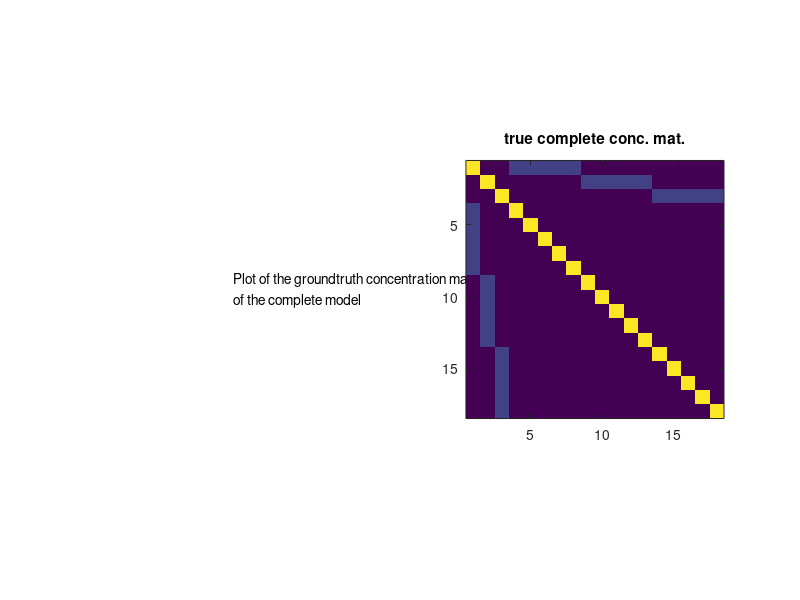
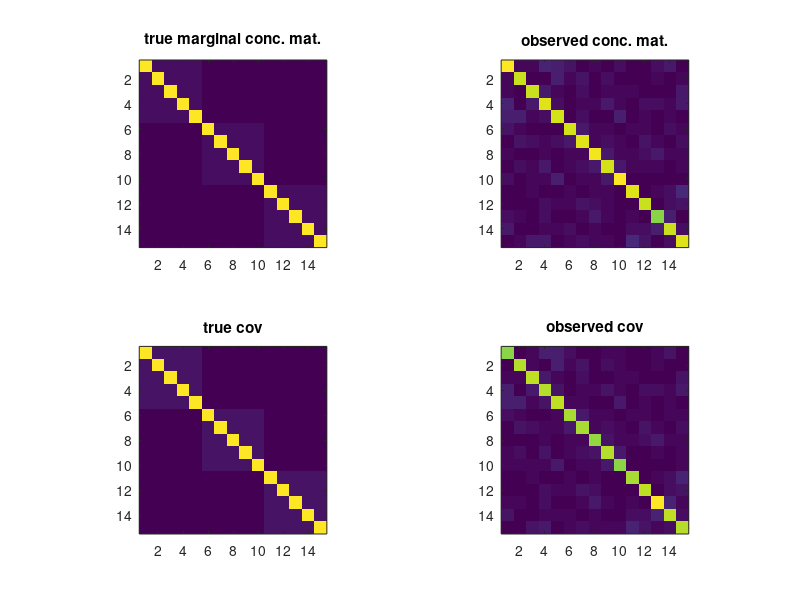

MATLAB code to generate these figures, in order: (Note: this script raises an error after producing the figures.)
%
% EXPERIMEpt ON non oriepted graph structure learning with latept variables
%
% We build the complete model and sample from it
% We assume latept variables ndependept

%% add paths
clc; clear all; close all;
addpath('../main');
addpath('../active-set');
addpath('../atom-selection');
addpath('../utils');
% addpath('../other');
addpath('../prox');
addpath('../TPower_1.0');
addpath('../TPower_1.0/algorithms/TPower/');
addpath('../TPower_1.0/misc/');

HOME = '/Users/marina/Documents/learning-gm/code-from-Kim-Chuan/LogdetPPA-0';
addpath(strcat(HOME,'/solver/'))
addpath(strcat(HOME,'/solver/mexfun'))
addpath(strcat(HOME,'/util/'))

% addpath LogdetPPA-0/;
% addpath LogdetPPA-0/solver/;
% addpath LogdetPPA-0/solver/mexfun/;
% addpath LogdetPPA-0/util/;
ttime  = clock;

%% settings

n0=1000; % number of samples

pl=3; % number of latept variables
po=15;% number of observed variables
pt=po+pl;

slo=.2; % level of sparsity on latent-observed block of conceptration mat
soo=.2; % level of sparsity on latent-observed block of conceptration mat
Too=0*tril(rand(po,po)<soo,-1);
Doo=.2*(Too+Too')+eye(po);
Dol=zeros(po,pl);
Dol(1:5,1)=ones(5,1);
Dol(6:10,2)=ones(5,1);
Dol(11:15,3)=ones(5,1);
Dol=.2*Dol;

%% construction of the concentration matrix
Dfull=zeros(pt);
Dfull(1:pl,1:pl)=eye(pl);
Dfull((pl+1):pt,(pl+1):pt)=Doo;
Dfull(1:pl,(pl+1):pt)=Dol';
Dfull((pl+1):pt,1:pl)=Dol;

Dfull=.5*(Dfull+Dfull');
Dmargo=Doo-Dol*Dol';


descr = {'Plot of the function:';
    'y = A{\ite}^{-\alpha{\itt}}';
    ' ';
    'With the values:';
    'A = 0.25';
    '\alpha = .005';
    't = 0:1000'};

descr = {'Plot of the groundtruth concentration matrix';
    'of the complete model'};

figure(1);clf;
subplot(1,2,1)
axis off;
text(0.5,.5,descr)
pbaspect([1 1 1]);
subplot(1,2,2)
imagesc(abs(Dfull));
pbaspect([1 1 1]);
title('true complete conc. mat.');



if eigs(Dfull,1,'sa')<0
    error('The conceptration matrix of the complete model is not PSD \n')
end

%% sampling data
mu=zeros(1,pt); % vector of means
Xfull=mvnrnd(mu, inv(Dfull), n0)';
X=Xfull((pl+1):pt,:);
S=cov(X');
%S=inv(Dmargo);
S=.5*(S+S');

%% plotting

figure(2);clf;
subplot(2,2,1);
imagesc(abs(Dmargo));
pbaspect([1 1 1]);
title('true marginal conc. mat.');
subplot(2,2,2);
imagesc(abs(inv(S)));
pbaspect([1 1 1]);
title('observed conc. mat.');
subplot(2,2,3);
imagesc(abs(inv(Dmargo)));
pbaspect([1 1 1]);
title('true cov');
subplot(2,2,4);
imagesc(abs(S));
pbaspect([1 1 1]);
title('observed cov');


%% LVGGM Chandrasekaran S-L, (Sparse-Low Rank)

%%
%% set up SDP data in SDPT3 format
%%
Sigma=S;
n=po;
rho=1e-1;
invD = speye(n,n); 

%
n2 = n*(n+1)/2;
b = zeros(n2,1);
C{1} = Sigma;
blk{1,1} = 's'; blk{1,2} = n;
[Iall,Jall] = find(triu(ones(n)));
tmp = [Iall,Jall];
m2 = size(tmp,1);
Icomp = tmp(:,1); Jcomp = tmp(:,2);
Itmp  = Icomp + Jcomp.*(Jcomp-1)/2;
Atmp  = spconvert([Itmp,[1:m2]',ones(m2,1); n2,m2,0]);
At{1} = Atmp;
%%
beta = 1e-2;
blk{2,1} = 's'; blk{2,2} = n;
At{2,1}  = Atmp;
C{2,1}   = beta*speye(n,n);
%%
blk{3,1} = 'l'; blk{3,2} = 2*n2;
Identity = speye(n2);
At{3,1} = [-Identity,Identity]';
idx = find(Icomp == Jcomp);
ee  = sqrt(2)*ones(m2,1);
if ~isempty(idx); ee(idx) = ones(length(idx),1); end
C{3,1} = rho*[ee; ee];
fprintf('\n Set up data time = %3.2f',etime(clock,ttime));
runPPA = 1;
if (runPPA)
    OPTIONS.smoothing  = 1;
    OPTIONS.scale_data = 0; %% or 2;
    OPTIONS.plotyes    = 0;
    OPTIONS.tol        = 1e-10;
    mu = [1; 0; 0];
    [obj,X,y,Z,info,runhist] = logdetPPA(blk,At,C,b,mu,OPTIONS);
    obj = sum(sum(Sigma.*X{1}))-sum(log(eig(X{1})))+rho*sum(sum(abs(X{1})));
    X1 = invD*X{1}*invD; X1 = 0.5*(X1+X1');
    X2 = invD*X{2}*invD; X2 = 0.5*(X2+X2');
end

%% solution
Ssl=X1+X2;
Lsl=X2;

%Usl=chol(Lsl);
[VV DD]=eig(Lsl);
dd=diag(DD);
VV=VV(:,dd>1e-15);
dd=dd(dd>1e-15);
Usl=VV*diag(sqrt(dd));

p=n;
nl=length(dd);

Dsl=zeros(p+nl);
Dsl(1:nl,1:nl)=eye(nl);
Dsl((nl+1):(nl+p),(nl+1):(nl+p))=Ssl;
Dsl(1:nl,(nl+1):(nl+p))=Usl';
Dsl((nl+1):(nl+p),1:nl)=Usl;


figure(3);clf;
subplot(2,2,1);
imagesc(abs(Dmargo));
pbaspect([1 1 1]);
title('true marginal conc. mat.');
subplot(2,2,2);
imagesc(abs(inv(S)));
pbaspect([1 1 1]);
title('observed conc. mat.');
subplot(2,2,3);
imagesc(abs(Ssl+Lsl));
pbaspect([1 1 1]);
title('extimated conc. mat.');
subplot(2,2,4);
axis off
pbaspect([1 1 1]);

descr_gen = {'Formulation S-L where ';
    'with sparse + low rank regularization';
    'solved SD programming';
    ['number of samples n=' num2str(n0)];
    };

descr_par = {['\rho = ' num2str(rho) '  (rho)'];
    ['\beta = ' num2str(beta) '  (beta)'];};

%%
figure(4);clf;
subplot(3,2,1)
axis off;
text(0,.5,descr_gen)
pbaspect([1 1 1]);
subplot(3,2,2)
axis off;
text(0,.5,descr_par)
pbaspect([1 1 1]);
subplot(3,2,3)
imagesc(abs(Dfull));
pbaspect([1 1 1]);
title('true complete conc. mat.');
subplot(3,2,4)
imagesc(abs(Dsl));
pbaspect([1 1 1]);
title('estimated complete conc. mat.');
subplot(3,2,5)
imagesc(abs(Dfull)>1e-10);
pbaspect([1 1 1]);
title('true support');
subplot(3,2,6)
imagesc(abs(Dsl)>1e-10);
pbaspect([1 1 1]);
title('estimated support');

filename = ['lggm_chandrasekaran' datestr(datetime('now'),'yyyymmddTHHMMSS') '.ps'];
print ( '-dpsc2', filename, '-f1' )
print ( '-dpsc2', filename, '-append', '-f2' )
print ( '-dpsc2', filename, '-append', '-f3' )
print ( '-dpsc2', filename, '-append', '-f4' )



